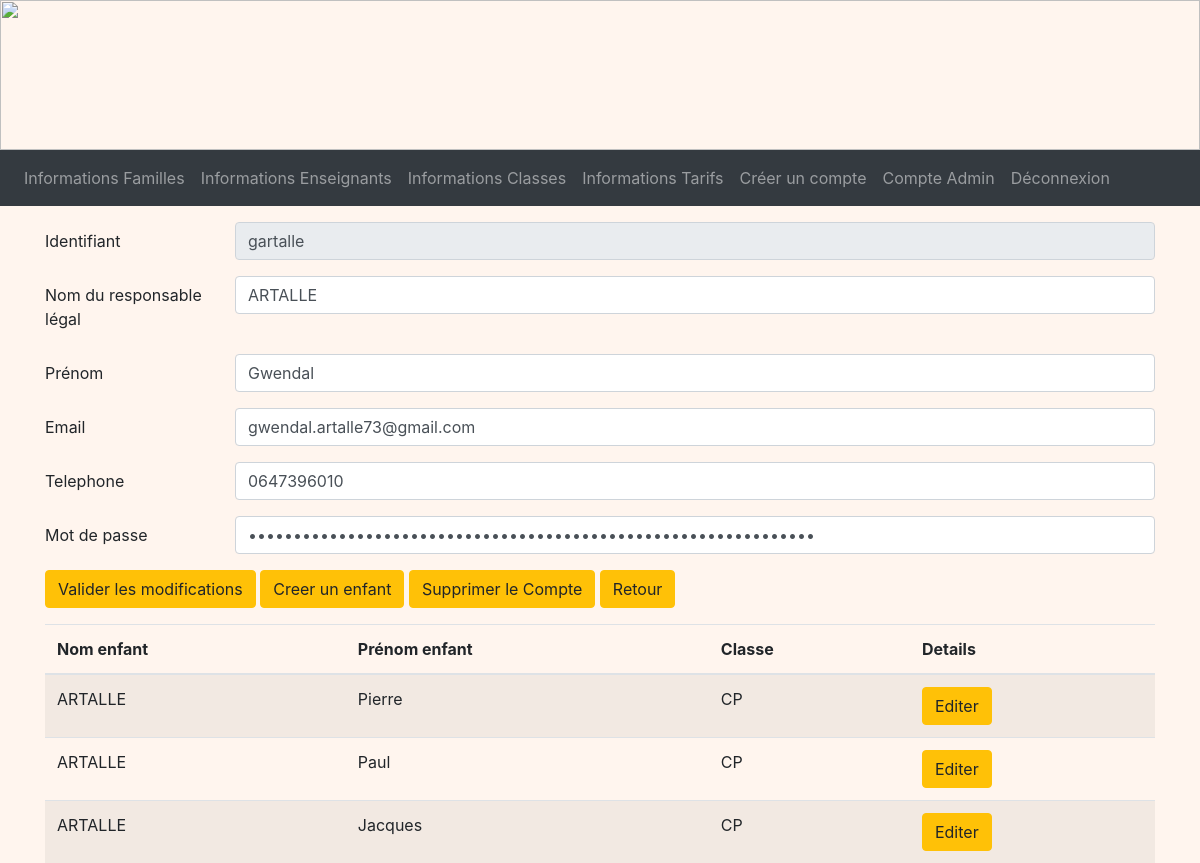
/detailsFamille/1 (signed in), run on the app's committed database.
### tables this page shows
CREATE TABLE Representant (
  code_representant integer primary key autoincrement,
  nom_representant TEXT NOT NULL,
  prenom_representant TEXT NOT NULL,
  telephone TEXT,
  email TEXT,
  identifiant TEXT NOT NULL,
  FOREIGN KEY (identifiant) REFERENCES Compte(identifiant)
);

CREATE TABLE Compte (
  identifiant TEXT primary key,
  mot_de_passe TEXT NOT NULL,
  type_compte TEXT NOT NULL
);

CREATE TABLE Enfant (
  code_enfant integer primary key autoincrement,
  nom_enfant TEXT NOT NULL,
  prenom_enfant TEXT NOT NULL,
  code_tarif integer NOT NULL,
  code_classe integer NOT NULL,
  code_representant integer NOT NULL,
  code_formule integer NOT NULL,
  FOREIGN KEY (code_tarif) REFERENCES Tarif(code_tarif),
  FOREIGN KEY (code_classe) REFERENCES Classe(code_classe),
  FOREIGN KEY (code_representant) REFERENCES Representant(code_representant)
  FOREIGN KEY (code_formule) REFERENCES Formule(code_formule)
);

CREATE TABLE Classe (
  code_classe integer primary key autoincrement,
  nom_classe TEXT NOT NULL,
  code_type integer NOT NULL,
  FOREIGN KEY(code_type) REFERENCES TypeDeClasse(code_type)
);

### admin.py (the view, shortened to what this page needs)
@app.route('/detailsFamille/<int:code_rep>', methods = ["POST", "GET"])
@login_required
def detailsFamille(code_rep):
    db = get_db()
    cur = db.cursor()
    user = cur.execute("SELECT type_compte FROM Compte WHERE identifiant = ?", (flask_login.current_user.name, )).fetchone()
    if user[0] == 'Admin':
        representant = cur.execute("SELECT R.*, C.mot_de_passe FROM Representant AS R INNER JOIN Compte AS C ON R.identifiant = C.identifiant WHERE R.code_representant = ?", (code_rep, )).fetchone()
        enfants = cur.execute("SELECT C.nom_classe, E.* FROM Enfant AS E INNER JOIN Classe AS C ON E.code_classe = C.code_classe WHERE code_representant = ?" ,  (code_rep, )).fetchall()
        return render_template('A_detailsFamille.html', representant = representant, enfants = enfants)
    return redirect(url_for('acceuil'))

### main.py (called while the page is built)
@login_manager.user_loader
def load_user(user_id):
    db = get_db()
    cur = db.cursor()
    user = cur.execute('SELECT identifiant, mot_de_passe FROM Compte WHERE identifiant=?', (user_id, )).fetchone()
    user = User(user[0], user[1])
    return user

def get_db():
    if 'db' not in g:
        g.db = sqlite3.connect(DATABASE)
    return g.db

@app.teardown_appcontext
def close_connection(exception):
    db = g.pop('db', None)
    if db is not None:
        db.close()

### templates/A_detailsFamille.html (shortened to what this page needs)
<!DOCTYPE html>
<html>
<head>
    <link rel="stylesheet" href="https://cdn.jsdelivr.net/npm/bootstrap@4.3.1/dist/css/bootstrap.min.css"
>
    <link rel="stylesheet" href="/static/css/main.css">
</head>
<body>
    <img style="width: 100%; height: 150px;"
        src="https://www.logarric.com/wp-content/uploads/2014/06/calendreta-lo-garric3.png" alt="">
        <nav class="navbar navbar-expand-lg navbar-dark bg-dark">
            <div class="collapse navbar-collapse" id="navbarNavDropdown">
                <ul class="navbar-nav">
                    <li class="nav-item float-right">
                        <a class="nav-link" btn-outline-success href="/infosFamilles">Informations Familles</a>
                    </li>
                    <li class="nav-item float-right">
                        <a class="nav-link" btn-outline-success href="/infosEnseignants">Informations Enseignants</a>
                    </li>
                    <li class="nav-item float-right">
                        <a class="nav-link" btn-outline-success href="/infosClasses">Informations Classes</a>
                    </li>
                    <li class="nav-item float-right">
                        <a class="nav-link" btn-outline-success href="/infosTarifs">Informations Tarifs</a>
                    </li>
                    <li class="nav-item float-right">
                        <a class="nav-link" btn-outline-success href="/comptes">Créer un compte</a>
                    </li>
                    <li class="nav-item float-right">
                        <a class="nav-link" btn-outline-success href="/accueilAdmin">Compte Admin</a>
                    </li>
                    <li class="nav-item float-right">
                        <a class="nav-link" btn-outline-success href="/deconnexion">Déconnexion</a>
                    </li>
                </ul>
            </div>
        </nav>
    <div class="container mt-3 mb-3">
        <form method="POST">
            <div class="row mb-3">
                <label for="id" class="col-sm-2 col-form-label">Identifiant</label>
                <div class="col-sm-10">
                    <input name="id" type="text" class="form-control" id="id" value="{{representant[(5)]}}" disabled>
                </div>
            </div>
            <div class="row mb-3">
                <label for="surname" class="col-sm-2 col-form-label">Nom du responsable légal</label>
                <div class="col-sm-10">
                    <input name="surname" type="name" class="form-control" id="surname" value="{{representant[1]}}" required>
                </div>
            </div>
            <div class="row mb-3">
                <label for="name" class="col-sm-2 col-form-label">Prénom</label>
                <div class="col-sm-10">
                    <input name="name" type="name" class="form-control" id="name" value="{{representant[2]}}" required>
                </div>
            </div>
            <div class="row mb-3">
                <label for="mail" class="col-sm-2 col-form-label">Email</label>
                <div class="col-sm-10">
                    <input name="mail" type="email" class="form-control" id="mail" value="{{representant[4]}}">
                </div>
            </div>
            <div class="row mb-3">
                <label for="phone" class="col-sm-2 col-form-label">Telephone</label>
                <div class="col-sm-10">
                    <input name="phone" type="number" class="form-control" id="phone" value="{{representant[3]}}">
                </div>
            </div>
            <div class="row mb-3">
                <label for="password" class="col-sm-2 col-form-label">Mot de passe</label>
                <div class="col-sm-10">
                    <input name="password" type="password" class="form-control" id="password"
                        value="{{representant[6]}}" required>
                </div>
            </div>
            <button type="submit" class="btn btn-warning">Valider les modifications</button>
            <a href="/ajouterEnfant/{{ representant[0] }}" class="btn btn-warning">Creer un enfant</a>
            <a href="/suppressionR/{{ representant[0] }}" class="btn btn-warning" onclick="return confirm('Voulez-vous vraiment supprimer ce compte ?')">Supprimer le Compte</a>
            <a href="/infosFamilles" class="btn btn-warning">Retour</a>
        </form>
    </div>
    {% if enfants%}
    <div class="container">
        <table class="table table-striped">
            <thead>
                <tr>
                    <th scope="col">Nom enfant</th>
                    <th scope="col">Prénom enfant</th>
                    <th scope="col">Classe</th>
                    <th scope="col">Details</th>
                </tr>
            </thead>
            <tbody>
                {% for enfant in enfants %}
                <tr>
                    <td>{{ enfant[2] }}</td>
                    <td>{{ enfant[3] }}</td>
                    <td>{{ enfant[0] }}</td>
                    <td>
                        <a href="/detailsEnfant/{{ enfant[0] }}" class="btn btn-warning">Editer</a>
                    </td>
                </tr>
                {% endfor %}
            </tbody>
        </table>
    </div>
    {%endif%}
</body>
</html>

### static/css/main.css (style rules this page uses)
body { background-repeat: no-repeat; background-color:rgb(265,245,238); height: 110px; margin: 0px; }

### data on the page
Representant: id "gartalle", surname "ARTALLE", name "Gwendal", mail "gwendal.artalle73@gmail.com", phone "0647396010"
Enfant: nom_enfant "ARTALLE", prenom_enfant "Pierre", nom_classe "CP"
Enfant: nom_enfant "ARTALLE", prenom_enfant "Paul", nom_classe "CP"
Enfant: nom_enfant "ARTALLE", prenom_enfant "Jacques", nom_classe "CP"
